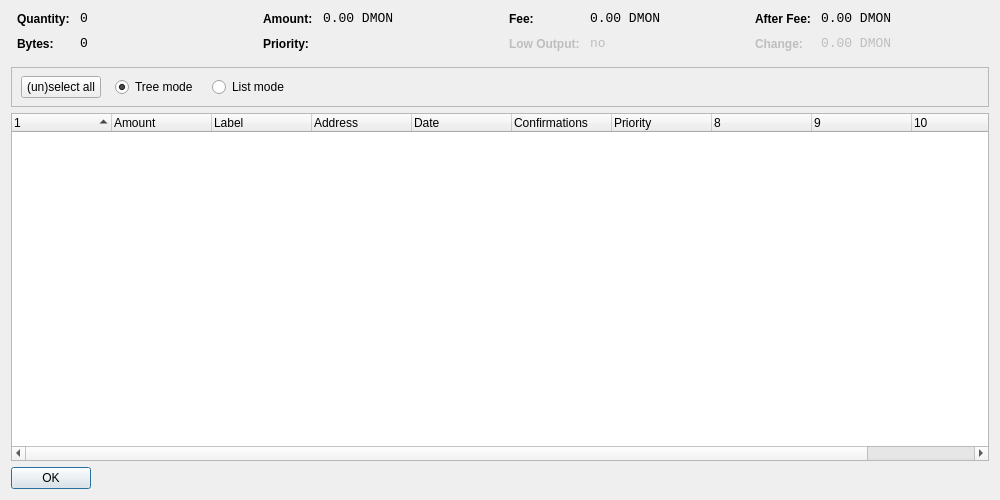
<?xml version="1.0" encoding="UTF-8"?>
<ui version="4.0">
 <class>CoinControlDialog</class>
 <widget class="QDialog" name="CoinControlDialog">
  <property name="geometry">
   <rect>
    <x>0</x>
    <y>0</y>
    <width>1000</width>
    <height>500</height>
   </rect>
  </property>
  <property name="windowTitle">
   <string>Coin Control</string>
  </property>
  <layout class="QVBoxLayout" name="verticalLayout">
   <item>
    <layout class="QHBoxLayout" name="horizontalLayoutTop" stretch="0,0,0,0">
     <property name="topMargin">
      <number>0</number>
     </property>
     <property name="bottomMargin">
      <number>10</number>
     </property>
     <item>
      <layout class="QFormLayout" name="formLayoutCoinControl1">
       <property name="horizontalSpacing">
        <number>10</number>
       </property>
       <property name="verticalSpacing">
        <number>10</number>
       </property>
       <property name="leftMargin">
        <number>6</number>
       </property>
       <property name="rightMargin">
        <number>6</number>
       </property>
       <item row="0" column="0">
        <widget class="QLabel" name="labelCoinControlQuantityText">
         <property name="styleSheet">
          <string notr="true">font-weight:bold;</string>
         </property>
         <property name="text">
          <string>Quantity:</string>
         </property>
        </widget>
       </item>
       <item row="0" column="1">
        <widget class="QLabel" name="labelCoinControlQuantity">
         <property name="font">
          <font>
           <family>Monospace</family>
           <pointsize>10</pointsize>
          </font>
         </property>
         <property name="cursor">
          <cursorShape>IBeamCursor</cursorShape>
         </property>
         <property name="contextMenuPolicy">
          <enum>Qt::ActionsContextMenu</enum>
         </property>
         <property name="text">
          <string notr="true">0</string>
         </property>
         <property name="textInteractionFlags">
          <set>Qt::LinksAccessibleByMouse|Qt::TextSelectableByKeyboard|Qt::TextSelectableByMouse</set>
         </property>
        </widget>
       </item>
       <item row="1" column="0">
        <widget class="QLabel" name="labelCoinControlBytesText">
         <property name="styleSheet">
          <string notr="true">font-weight:bold;</string>
         </property>
         <property name="text">
          <string>Bytes:</string>
         </property>
        </widget>
       </item>
       <item row="1" column="1">
        <widget class="QLabel" name="labelCoinControlBytes">
         <property name="font">
          <font>
           <family>Monospace</family>
           <pointsize>10</pointsize>
          </font>
         </property>
         <property name="cursor">
          <cursorShape>IBeamCursor</cursorShape>
         </property>
         <property name="contextMenuPolicy">
          <enum>Qt::ActionsContextMenu</enum>
         </property>
         <property name="text">
          <string notr="true">0</string>
         </property>
         <property name="textInteractionFlags">
          <set>Qt::LinksAccessibleByMouse|Qt::TextSelectableByKeyboard|Qt::TextSelectableByMouse</set>
         </property>
        </widget>
       </item>
      </layout>
     </item>
     <item>
      <layout class="QFormLayout" name="formLayoutCoinControl2">
       <property name="horizontalSpacing">
        <number>10</number>
       </property>
       <property name="verticalSpacing">
        <number>10</number>
       </property>
       <property name="leftMargin">
        <number>6</number>
       </property>
       <property name="rightMargin">
        <number>6</number>
       </property>
       <item row="0" column="0">
        <widget class="QLabel" name="labelCoinControlAmountText">
         <property name="styleSheet">
          <string notr="true">font-weight:bold;</string>
         </property>
         <property name="text">
          <string>Amount:</string>
         </property>
        </widget>
       </item>
       <item row="0" column="1">
        <widget class="QLabel" name="labelCoinControlAmount">
         <property name="font">
          <font>
           <family>Monospace</family>
           <pointsize>10</pointsize>
          </font>
         </property>
         <property name="cursor">
          <cursorShape>IBeamCursor</cursorShape>
         </property>
         <property name="contextMenuPolicy">
          <enum>Qt::ActionsContextMenu</enum>
         </property>
         <property name="text">
          <string notr="true">0.00 DMON</string>
         </property>
         <property name="textInteractionFlags">
          <set>Qt::LinksAccessibleByMouse|Qt::TextSelectableByKeyboard|Qt::TextSelectableByMouse</set>
         </property>
        </widget>
       </item>
       <item row="1" column="0">
        <widget class="QLabel" name="labelCoinControlPriorityText">
         <property name="styleSheet">
          <string notr="true">font-weight:bold;</string>
         </property>
         <property name="text">
          <string>Priority:</string>
         </property>
        </widget>
       </item>
       <item row="1" column="1">
        <widget class="QLabel" name="labelCoinControlPriority">
         <property name="font">
          <font>
           <family>Monospace</family>
           <pointsize>10</pointsize>
          </font>
         </property>
         <property name="cursor">
          <cursorShape>IBeamCursor</cursorShape>
         </property>
         <property name="contextMenuPolicy">
          <enum>Qt::ActionsContextMenu</enum>
         </property>
         <property name="text">
          <string/>
         </property>
         <property name="textInteractionFlags">
          <set>Qt::LinksAccessibleByMouse|Qt::TextSelectableByKeyboard|Qt::TextSelectableByMouse</set>
         </property>
        </widget>
       </item>
      </layout>
     </item>
     <item>
      <layout class="QFormLayout" name="formLayoutCoinControl3">
       <property name="horizontalSpacing">
        <number>10</number>
       </property>
       <property name="verticalSpacing">
        <number>10</number>
       </property>
       <property name="leftMargin">
        <number>6</number>
       </property>
       <property name="rightMargin">
        <number>6</number>
       </property>
       <item row="0" column="0">
        <widget class="QLabel" name="labelCoinControlFeeText">
         <property name="styleSheet">
          <string notr="true">font-weight:bold;</string>
         </property>
         <property name="text">
          <string>Fee:</string>
         </property>
        </widget>
       </item>
       <item row="0" column="1">
        <widget class="QLabel" name="labelCoinControlFee">
         <property name="font">
          <font>
           <family>Monospace</family>
           <pointsize>10</pointsize>
          </font>
         </property>
         <property name="cursor">
          <cursorShape>IBeamCursor</cursorShape>
         </property>
         <property name="contextMenuPolicy">
          <enum>Qt::ActionsContextMenu</enum>
         </property>
         <property name="text">
          <string notr="true">0.00 DMON</string>
         </property>
         <property name="textInteractionFlags">
          <set>Qt::LinksAccessibleByMouse|Qt::TextSelectableByKeyboard|Qt::TextSelectableByMouse</set>
         </property>
        </widget>
       </item>
       <item row="1" column="0">
        <widget class="QLabel" name="labelCoinControlLowOutputText">
         <property name="enabled">
          <bool>false</bool>
         </property>
         <property name="styleSheet">
          <string notr="true">font-weight:bold;</string>
         </property>
         <property name="text">
          <string>Low Output:</string>
         </property>
        </widget>
       </item>
       <item row="1" column="1">
        <widget class="QLabel" name="labelCoinControlLowOutput">
         <property name="enabled">
          <bool>false</bool>
         </property>
         <property name="font">
          <font>
           <family>Monospace</family>
           <pointsize>10</pointsize>
          </font>
         </property>
         <property name="cursor">
          <cursorShape>IBeamCursor</cursorShape>
         </property>
         <property name="contextMenuPolicy">
          <enum>Qt::ActionsContextMenu</enum>
         </property>
         <property name="text">
          <string notr="true">no</string>
         </property>
         <property name="textInteractionFlags">
          <set>Qt::LinksAccessibleByMouse|Qt::TextSelectableByKeyboard|Qt::TextSelectableByMouse</set>
         </property>
        </widget>
       </item>
      </layout>
     </item>
     <item>
      <layout class="QFormLayout" name="formLayoutCoinControl4">
       <property name="horizontalSpacing">
        <number>10</number>
       </property>
       <property name="verticalSpacing">
        <number>10</number>
       </property>
       <property name="leftMargin">
        <number>6</number>
       </property>
       <property name="rightMargin">
        <number>6</number>
       </property>
       <item row="0" column="0">
        <widget class="QLabel" name="labelCoinControlAfterFeeText">
         <property name="styleSheet">
          <string notr="true">font-weight:bold;</string>
         </property>
         <property name="text">
          <string>After Fee:</string>
         </property>
        </widget>
       </item>
       <item row="0" column="1">
        <widget class="QLabel" name="labelCoinControlAfterFee">
         <property name="font">
          <font>
           <family>Monospace</family>
           <pointsize>10</pointsize>
          </font>
         </property>
         <property name="cursor">
          <cursorShape>IBeamCursor</cursorShape>
         </property>
         <property name="contextMenuPolicy">
          <enum>Qt::ActionsContextMenu</enum>
         </property>
         <property name="text">
          <string notr="true">0.00 DMON</string>
         </property>
         <property name="textInteractionFlags">
          <set>Qt::LinksAccessibleByMouse|Qt::TextSelectableByKeyboard|Qt::TextSelectableByMouse</set>
         </property>
        </widget>
       </item>
       <item row="1" column="0">
        <widget class="QLabel" name="labelCoinControlChangeText">
         <property name="enabled">
          <bool>false</bool>
         </property>
         <property name="styleSheet">
          <string notr="true">font-weight:bold;</string>
         </property>
         <property name="text">
          <string>Change:</string>
         </property>
        </widget>
       </item>
       <item row="1" column="1">
        <widget class="QLabel" name="labelCoinControlChange">
         <property name="enabled">
          <bool>false</bool>
         </property>
         <property name="font">
          <font>
           <family>Monospace</family>
           <pointsize>10</pointsize>
          </font>
         </property>
         <property name="cursor">
          <cursorShape>IBeamCursor</cursorShape>
         </property>
         <property name="contextMenuPolicy">
          <enum>Qt::ActionsContextMenu</enum>
         </property>
         <property name="text">
          <string notr="true">0.00 DMON</string>
         </property>
         <property name="textInteractionFlags">
          <set>Qt::LinksAccessibleByMouse|Qt::TextSelectableByKeyboard|Qt::TextSelectableByMouse</set>
         </property>
        </widget>
       </item>
      </layout>
     </item>
    </layout>
   </item>
   <item>
    <widget class="QFrame" name="frame">
     <property name="minimumSize">
      <size>
       <width>0</width>
       <height>40</height>
      </size>
     </property>
     <property name="frameShape">
      <enum>QFrame::StyledPanel</enum>
     </property>
     <property name="frameShadow">
      <enum>QFrame::Sunken</enum>
     </property>
     <widget class="QWidget" name="horizontalLayoutWidget">
      <property name="geometry">
       <rect>
        <x>10</x>
        <y>0</y>
        <width>781</width>
        <height>41</height>
       </rect>
      </property>
      <layout class="QHBoxLayout" name="horizontalLayoutPanel" stretch="0,0,0,0,0">
       <property name="spacing">
        <number>14</number>
       </property>
       <item>
        <widget class="QPushButton" name="pushButtonSelectAll">
         <property name="sizePolicy">
          <sizepolicy hsizetype="Maximum" vsizetype="Fixed">
           <horstretch>0</horstretch>
           <verstretch>0</verstretch>
          </sizepolicy>
         </property>
         <property name="text">
          <string>(un)select all</string>
         </property>
        </widget>
       </item>
       <item>
        <widget class="QRadioButton" name="radioTreeMode">
         <property name="sizePolicy">
          <sizepolicy hsizetype="Maximum" vsizetype="Fixed">
           <horstretch>0</horstretch>
           <verstretch>0</verstretch>
          </sizepolicy>
         </property>
         <property name="text">
          <string>Tree mode</string>
         </property>
         <property name="checked">
          <bool>true</bool>
         </property>
        </widget>
       </item>
       <item>
        <widget class="QRadioButton" name="radioListMode">
         <property name="sizePolicy">
          <sizepolicy hsizetype="Maximum" vsizetype="Fixed">
           <horstretch>0</horstretch>
           <verstretch>0</verstretch>
          </sizepolicy>
         </property>
         <property name="text">
          <string>List mode</string>
         </property>
        </widget>
       </item>
       <item>
        <spacer name="horizontalSpacer">
         <property name="orientation">
          <enum>Qt::Horizontal</enum>
         </property>
         <property name="sizeHint" stdset="0">
          <size>
           <width>40</width>
           <height>20</height>
          </size>
         </property>
        </spacer>
       </item>
      </layout>
     </widget>
    </widget>
   </item>
   <item>
    <widget class="CoinControlTreeWidget" name="treeWidget">
     <property name="contextMenuPolicy">
      <enum>Qt::CustomContextMenu</enum>
     </property>
     <property name="sortingEnabled">
      <bool>false</bool>
     </property>
     <property name="columnCount">
      <number>11</number>
     </property>
     <attribute name="headerShowSortIndicator" stdset="0">
      <bool>true</bool>
     </attribute>
     <attribute name="headerStretchLastSection">
      <bool>false</bool>
     </attribute>
     <column>
      <property name="text">
       <string/>
      </property>
     </column>
     <column>
      <property name="text">
       <string>Amount</string>
      </property>
     </column>
     <column>
      <property name="text">
       <string>Label</string>
      </property>
     </column>
     <column>
      <property name="text">
       <string>Address</string>
      </property>
     </column>
     <column>
      <property name="text">
       <string>Date</string>
      </property>
     </column>
     <column>
      <property name="text">
       <string>Confirmations</string>
      </property>
      <property name="toolTip">
       <string>Confirmed</string>
      </property>
     </column>
     <column>
      <property name="text">
       <string>Priority</string>
      </property>
     </column>
     <column>
      <property name="text">
       <string/>
      </property>
     </column>
     <column>
      <property name="text">
       <string/>
      </property>
     </column>
     <column>
      <property name="text">
       <string/>
      </property>
     </column>
     <column>
      <property name="text">
       <string/>
      </property>
     </column>
    </widget>
   </item>
   <item>
    <widget class="QDialogButtonBox" name="buttonBox">
     <property name="sizePolicy">
      <sizepolicy hsizetype="Maximum" vsizetype="Fixed">
       <horstretch>0</horstretch>
       <verstretch>0</verstretch>
      </sizepolicy>
     </property>
     <property name="orientation">
      <enum>Qt::Horizontal</enum>
     </property>
     <property name="standardButtons">
      <set>QDialogButtonBox::Ok</set>
     </property>
    </widget>
   </item>
  </layout>
 </widget>
 <customwidgets>
  <customwidget>
   <class>CoinControlTreeWidget</class>
   <extends>QTreeWidget</extends>
   <header>coincontroltreewidget.h</header>
  </customwidget>
 </customwidgets>
 <resources/>
 <connections/>
</ui>
